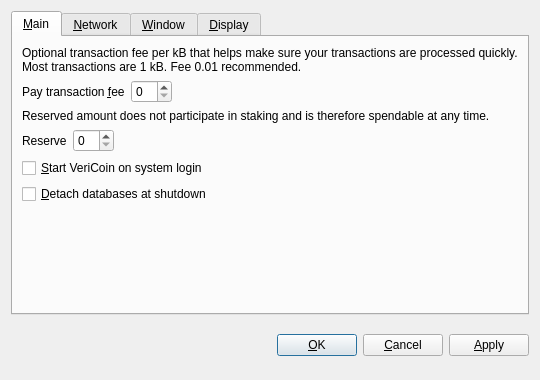
<?xml version="1.0" encoding="UTF-8"?>
<ui version="4.0">
 <class>OptionsDialog</class>
 <widget class="QDialog" name="OptionsDialog">
  <property name="geometry">
   <rect>
    <x>0</x>
    <y>0</y>
    <width>540</width>
    <height>380</height>
   </rect>
  </property>
  <property name="windowTitle">
   <string>Options</string>
  </property>
  <property name="modal">
   <bool>true</bool>
  </property>
  <layout class="QVBoxLayout" name="verticalLayout">
   <item>
    <widget class="QTabWidget" name="tabWidget">
     <property name="tabPosition">
      <enum>QTabWidget::North</enum>
     </property>
     <property name="currentIndex">
      <number>0</number>
     </property>
     <widget class="QWidget" name="tabMain">
      <attribute name="title">
       <string>&amp;Main</string>
      </attribute>
      <layout class="QVBoxLayout" name="verticalLayout_Main">
       <item>
        <widget class="QLabel" name="transactionFeeInfoLabel">
         <property name="text">
          <string>Optional transaction fee per kB that helps make sure your transactions are processed quickly. Most transactions are 1 kB. Fee 0.01 recommended.</string>
         </property>
         <property name="textFormat">
          <enum>Qt::PlainText</enum>
         </property>
         <property name="wordWrap">
          <bool>true</bool>
         </property>
        </widget>
       </item>
       <item>
        <layout class="QHBoxLayout" name="horizontalLayoutFee">
         <item>
          <widget class="QLabel" name="transactionFeeLabel">
           <property name="text">
            <string>Pay transaction &amp;fee</string>
           </property>
           <property name="textFormat">
            <enum>Qt::PlainText</enum>
           </property>
           <property name="buddy">
            <cstring>transactionFee</cstring>
           </property>
          </widget>
         </item>
         <item>
          <widget class="BitcoinAmountField" name="transactionFee"/>
         </item>
         <item>
          <spacer name="horizontalSpacerFee">
           <property name="orientation">
            <enum>Qt::Horizontal</enum>
           </property>
           <property name="sizeHint" stdset="0">
            <size>
             <width>40</width>
             <height>20</height>
            </size>
           </property>
          </spacer>
         </item>
        </layout>
       </item>
       <item>
        <widget class="QLabel" name="reserveBalanceInfoLabel">
         <property name="text">
          <string>Reserved amount does not participate in staking and is therefore spendable at any time.</string>
         </property>
         <property name="textFormat">
          <enum>Qt::PlainText</enum>
         </property>
         <property name="wordWrap">
          <bool>true</bool>
         </property>
        </widget>
       </item>
       <item>
        <layout class="QHBoxLayout" name="horizontalLayoutReserveBalance">
         <item>
          <widget class="QLabel" name="reserveBalanceLabel">
           <property name="text">
            <string>Reserve</string>
           </property>
           <property name="textFormat">
            <enum>Qt::PlainText</enum>
           </property>
           <property name="buddy">
            <cstring>reserveBalance</cstring>
           </property>
          </widget>
         </item>
         <item>
          <widget class="BitcoinAmountField" name="reserveBalance"/>
         </item>
         <item>
          <spacer name="horizontalSpacerReserveBalance">
           <property name="orientation">
            <enum>Qt::Horizontal</enum>
           </property>
           <property name="sizeHint" stdset="0">
            <size>
             <width>40</width>
             <height>20</height>
            </size>
           </property>
          </spacer>
         </item>
        </layout>
       </item>
       <item>
        <widget class="QCheckBox" name="bitcoinAtStartup">
         <property name="toolTip">
          <string>Automatically start VeriCoin after logging in to the system.</string>
         </property>
         <property name="text">
          <string>&amp;Start VeriCoin on system login</string>
         </property>
        </widget>
       </item>
       <item>
        <widget class="QCheckBox" name="detachDatabases">
         <property name="toolTip">
          <string>Detach block and address databases at shutdown. This means they can be moved to another data directory, but it slows down shutdown. The wallet is always detached.</string>
         </property>
         <property name="text">
          <string>&amp;Detach databases at shutdown</string>
         </property>
        </widget>
       </item>
       <item>
        <spacer name="verticalSpacer_Main">
         <property name="orientation">
          <enum>Qt::Vertical</enum>
         </property>
         <property name="sizeHint" stdset="0">
          <size>
           <width>20</width>
           <height>40</height>
          </size>
         </property>
        </spacer>
       </item>
      </layout>
     </widget>
     <widget class="QWidget" name="tabNetwork">
      <attribute name="title">
       <string>&amp;Network</string>
      </attribute>
      <layout class="QVBoxLayout" name="verticalLayout_Network">
       <item>
        <widget class="QCheckBox" name="mapPortUpnp">
         <property name="toolTip">
          <string>Automatically open the VeriCoin client port on the router. This only works when your router supports UPnP and it is enabled.</string>
         </property>
         <property name="text">
          <string>Map port using &amp;UPnP</string>
         </property>
        </widget>
       </item>
       <item>
        <widget class="QCheckBox" name="connectSocks">
         <property name="toolTip">
          <string>Connect to the VeriCoin network through a SOCKS proxy (e.g. when connecting through Tor).</string>
         </property>
         <property name="text">
          <string>&amp;Connect through SOCKS proxy:</string>
         </property>
        </widget>
       </item>
       <item>
        <layout class="QHBoxLayout" name="horizontalLayout_Network">
         <item>
          <widget class="QLabel" name="proxyIpLabel">
           <property name="text">
            <string>Proxy &amp;IP:</string>
           </property>
           <property name="textFormat">
            <enum>Qt::PlainText</enum>
           </property>
           <property name="buddy">
            <cstring>proxyIp</cstring>
           </property>
          </widget>
         </item>
         <item>
          <widget class="QValidatedLineEdit" name="proxyIp">
           <property name="maximumSize">
            <size>
             <width>140</width>
             <height>16777215</height>
            </size>
           </property>
           <property name="toolTip">
            <string>IP address of the proxy (e.g. 127.0.0.1)</string>
           </property>
          </widget>
         </item>
         <item>
          <widget class="QLabel" name="proxyPortLabel">
           <property name="text">
            <string>&amp;Port:</string>
           </property>
           <property name="textFormat">
            <enum>Qt::PlainText</enum>
           </property>
           <property name="buddy">
            <cstring>proxyPort</cstring>
           </property>
          </widget>
         </item>
         <item>
          <widget class="QLineEdit" name="proxyPort">
           <property name="maximumSize">
            <size>
             <width>55</width>
             <height>16777215</height>
            </size>
           </property>
           <property name="toolTip">
            <string>Port of the proxy (e.g. 9050)</string>
           </property>
          </widget>
         </item>
         <item>
          <widget class="QLabel" name="socksVersionLabel">
           <property name="text">
            <string>SOCKS &amp;Version:</string>
           </property>
           <property name="textFormat">
            <enum>Qt::PlainText</enum>
           </property>
           <property name="buddy">
            <cstring>socksVersion</cstring>
           </property>
          </widget>
         </item>
         <item>
          <widget class="QValueComboBox" name="socksVersion">
           <property name="toolTip">
            <string>SOCKS version of the proxy (e.g. 5)</string>
           </property>
          </widget>
         </item>
         <item>
          <spacer name="horizontalSpacer_Network">
           <property name="orientation">
            <enum>Qt::Horizontal</enum>
           </property>
           <property name="sizeHint" stdset="0">
            <size>
             <width>40</width>
             <height>20</height>
            </size>
           </property>
          </spacer>
         </item>
        </layout>
       </item>
       <item>
        <spacer name="verticalSpacer_Network">
         <property name="orientation">
          <enum>Qt::Vertical</enum>
         </property>
         <property name="sizeHint" stdset="0">
          <size>
           <width>20</width>
           <height>40</height>
          </size>
         </property>
        </spacer>
       </item>
      </layout>
     </widget>
     <widget class="QWidget" name="tabWindow">
      <attribute name="title">
       <string>&amp;Window</string>
      </attribute>
      <layout class="QVBoxLayout" name="verticalLayout_Window">
       <item>
        <widget class="QCheckBox" name="minimizeToTray">
         <property name="toolTip">
          <string>Show only a tray icon after minimizing the window.</string>
         </property>
         <property name="text">
          <string>&amp;Minimize to the tray instead of the taskbar</string>
         </property>
        </widget>
       </item>
       <item>
        <widget class="QCheckBox" name="minimizeOnClose">
         <property name="toolTip">
          <string>Minimize instead of exit the application when the window is closed. When this option is enabled, the application will be closed only after selecting Quit in the menu.</string>
         </property>
         <property name="text">
          <string>M&amp;inimize on close</string>
         </property>
        </widget>
       </item>
       <item>
        <spacer name="verticalSpacer_Window">
         <property name="orientation">
          <enum>Qt::Vertical</enum>
         </property>
         <property name="sizeHint" stdset="0">
          <size>
           <width>20</width>
           <height>40</height>
          </size>
         </property>
        </spacer>
       </item>
      </layout>
     </widget>
     <widget class="QWidget" name="tabDisplay">
      <attribute name="title">
       <string>&amp;Display</string>
      </attribute>
      <layout class="QVBoxLayout" name="verticalLayout_Display">
       <item>
        <layout class="QHBoxLayout" name="horizontalLayout_1_Display">
         <item>
          <widget class="QLabel" name="langLabel">
           <property name="text">
            <string>User Interface &amp;language:</string>
           </property>
           <property name="textFormat">
            <enum>Qt::PlainText</enum>
           </property>
           <property name="buddy">
            <cstring>lang</cstring>
           </property>
          </widget>
         </item>
         <item>
          <widget class="QValueComboBox" name="lang">
           <property name="toolTip">
            <string>The user interface language can be set here. This setting will take effect after restarting VeriCoin.</string>
           </property>
          </widget>
         </item>
        </layout>
       </item>
       <item>
        <layout class="QHBoxLayout" name="horizontalLayout_2_Display">
         <item>
          <widget class="QLabel" name="unitLabel">
           <property name="text">
            <string>&amp;Unit to show amounts in:</string>
           </property>
           <property name="textFormat">
            <enum>Qt::PlainText</enum>
           </property>
           <property name="buddy">
            <cstring>unit</cstring>
           </property>
          </widget>
         </item>
         <item>
          <widget class="QValueComboBox" name="unit">
           <property name="toolTip">
            <string>Choose the default subdivision unit to show in the interface and when sending coins.</string>
           </property>
          </widget>
         </item>
        </layout>
       </item>
       <item>
        <widget class="QCheckBox" name="displayAddresses">
         <property name="toolTip">
          <string>Whether to show VeriCoin addresses in the transaction list or not.</string>
         </property>
         <property name="text">
          <string>&amp;Display addresses in transaction list</string>
         </property>
        </widget>
       </item>
       <item>
        <widget class="QCheckBox" name="coinControlFeatures">
         <property name="toolTip">
          <string>Whether to show coin control features or not.</string>
         </property>
         <property name="text">
          <string>Display coin &amp;control features (experts only!)</string>
         </property>
        </widget>
       </item>
       <item>
        <spacer name="verticalSpacer_Display">
         <property name="orientation">
          <enum>Qt::Vertical</enum>
         </property>
         <property name="sizeHint" stdset="0">
          <size>
           <width>20</width>
           <height>40</height>
          </size>
         </property>
        </spacer>
       </item>
      </layout>
     </widget>
    </widget>
   </item>
   <item>
    <layout class="QHBoxLayout" name="horizontalLayout_Buttons">
     <item>
      <spacer name="horizontalSpacer_1">
       <property name="orientation">
        <enum>Qt::Horizontal</enum>
       </property>
       <property name="sizeHint" stdset="0">
        <size>
         <width>40</width>
         <height>48</height>
        </size>
       </property>
      </spacer>
     </item>
     <item>
      <widget class="QLabel" name="statusLabel">
       <property name="font">
        <font>
         <weight>75</weight>
         <bold>true</bold>
        </font>
       </property>
       <property name="text">
        <string/>
       </property>
       <property name="textFormat">
        <enum>Qt::PlainText</enum>
       </property>
       <property name="wordWrap">
        <bool>true</bool>
       </property>
      </widget>
     </item>
     <item>
      <spacer name="horizontalSpacer_2">
       <property name="orientation">
        <enum>Qt::Horizontal</enum>
       </property>
       <property name="sizeHint" stdset="0">
        <size>
         <width>40</width>
         <height>48</height>
        </size>
       </property>
      </spacer>
     </item>
     <item>
      <widget class="QPushButton" name="okButton">
       <property name="text">
        <string>&amp;OK</string>
       </property>
      </widget>
     </item>
     <item>
      <widget class="QPushButton" name="cancelButton">
       <property name="text">
        <string>&amp;Cancel</string>
       </property>
       <property name="autoDefault">
        <bool>false</bool>
       </property>
      </widget>
     </item>
     <item>
      <widget class="QPushButton" name="applyButton">
       <property name="text">
        <string>&amp;Apply</string>
       </property>
       <property name="autoDefault">
        <bool>false</bool>
       </property>
      </widget>
     </item>
    </layout>
   </item>
  </layout>
 </widget>
 <customwidgets>
  <customwidget>
   <class>BitcoinAmountField</class>
   <extends>QSpinBox</extends>
   <header>bitcoinamountfield.h</header>
  </customwidget>
  <customwidget>
   <class>QValueComboBox</class>
   <extends>QComboBox</extends>
   <header>qvaluecombobox.h</header>
  </customwidget>
  <customwidget>
   <class>QValidatedLineEdit</class>
   <extends>QLineEdit</extends>
   <header>qvalidatedlineedit.h</header>
  </customwidget>
 </customwidgets>
 <resources/>
 <connections/>
</ui>
